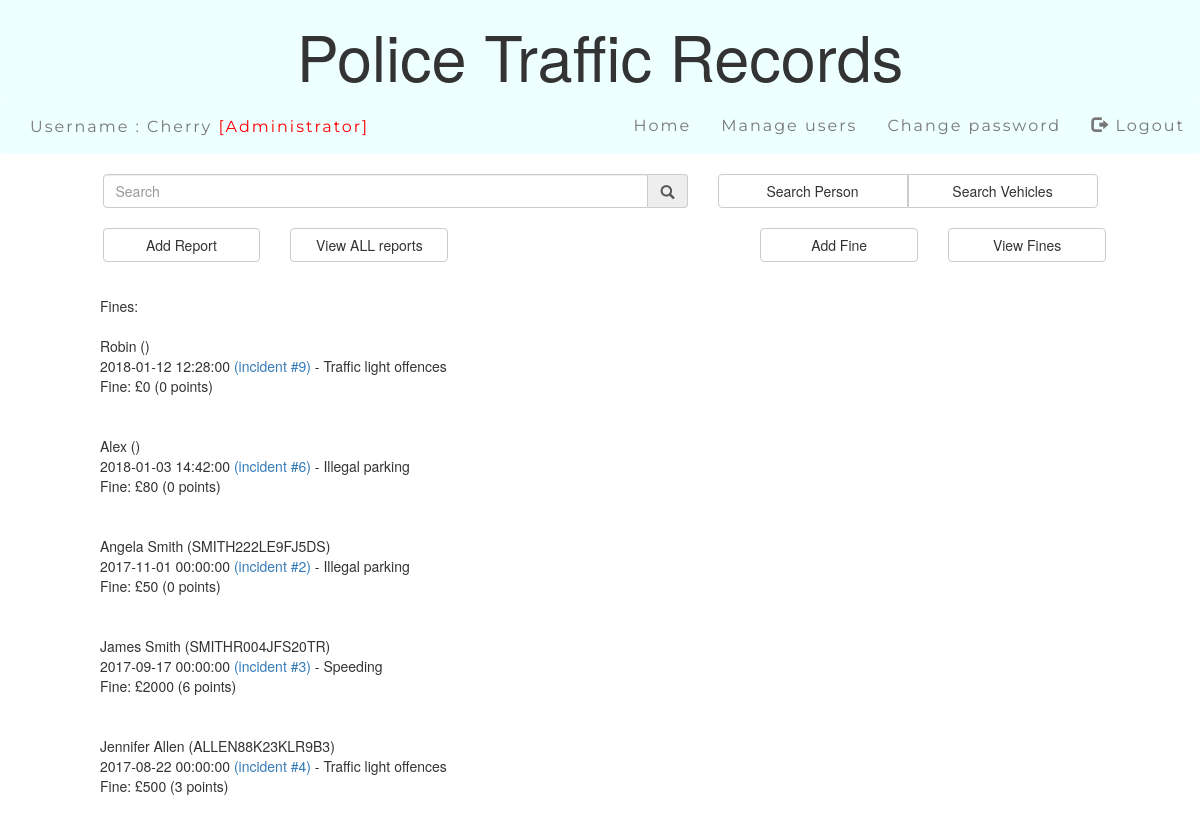
The app's page /view_fines.php (signed in) with its own data.
### tables this page shows
CREATE TABLE IF NOT EXISTS `Officer_access` (
  `Admin` enum('Admin') DEFAULT NULL,
  `username` varchar(50) NOT NULL,
  `password` varchar(50) NOT NULL
);

CREATE TABLE IF NOT EXISTS `Fines` (
  `Fine_ID` int(11) NOT NULL,
  `Fine_Amount` int(11) NOT NULL,
  `Fine_Points` int(11) NOT NULL,
  `Incident_ID` int(11) NOT NULL
);

CREATE TABLE IF NOT EXISTS `People` (
  `People_ID` int(11) NOT NULL,
  `People_name` varchar(50) NOT NULL,
  `People_address` varchar(50) DEFAULT NULL,
  `People_licence` varchar(16) DEFAULT NULL
);

CREATE TABLE IF NOT EXISTS `Incident` (
  `Incident_ID` int(11) NOT NULL,
  `Vehicle_ID` int(11) DEFAULT NULL,
  `People_ID` int(11) DEFAULT NULL,
  `Incident_Date` datetime NOT NULL,
  `Incident_Report` varchar(500) NOT NULL,
  `Offence_ID` int(11) DEFAULT NULL,
  `Officer` varchar(50) DEFAULT NULL
);

CREATE TABLE IF NOT EXISTS `Offence` (
  `Offence_ID` int(11) NOT NULL,
  `Offence_description` varchar(50) NOT NULL,
  `Offence_maxFine` int(11) NOT NULL,
  `Offence_maxPoints` int(11) NOT NULL
);

### view_fines.php (the view, shortened to what this page needs)
<?php
   include('home.php');
?>
<div class="col-sm-offset-1">
<?php
   $result = mysqli_query($db, "SELECT People_name, People_licence, Incident_Date,
       Incident_ID, Offence_description, Fine_Amount, Fine_Points
       FROM Fines NATURAL JOIN People NATURAL JOIN Incident NATURAL JOIN Offence
       ORDER BY Incident_Date DESC");
   echo "Fines: <br><br>";
   echo "<ul class=list-unstyled>" ;
   while($row = mysqli_fetch_assoc($result))
       {
       echo "<li>" . $row["People_name"]. " (" .$row["People_licence"]. ")<br>"
       . $row["Incident_Date"]." <a href='?ref_i={$row["Incident_ID"]}'> (incident #".$row["Incident_ID"].")</a>
        - ".$row["Offence_description"].
       "<br> Fine: £". $row["Fine_Amount"]. " (". $row["Fine_Points"]." points)<br><br><br>" ;
    }
    echo "</ul>";
?>
</div>

### session.php (shortened to what this page needs)
<?php
   include('config.php');
   $sql = "SELECT username, Admin FROM Officer_access
            WHERE username = '{$_SESSION['login_user']}';";
   $ses_sql = mysqli_query($db,$sql);
   $row = mysqli_fetch_array($ses_sql);
   if (isset($row['Admin'])){
      $manage_users = "Manage users";
      $user_type = "[Administrator]";
   }
?>
<html>
<body>
    <div class="jumbotron text-center">
         <h1>Police Traffic Records</h1>
    </div>
    <nav class="navbar navbar-default">
        <div class="container-fluid">
            <p class="navbar-text"> Username :
                <?php echo "{$_SESSION['login_user']} <font color=red>{$user_type}</font>" ?> </p>
            <ul class="nav navbar-nav navbar-right">
                <li><a href="home.php">Home</a></li>
                <li><a href="manage_user.php"><?php echo $manage_users?></a></li>
                <li><a href="change_password.php">Change password </a></li>
                <li><a href="logout.php"> <span class="glyphicon glyphicon-log-out"></span> Logout</a></li>
            </ul>
        </div>
    </nav>
</body>
</html>

### config.php (style rules this page uses)
.jumbotron { background-color: #eeffff; margin-bottom: 0; padding: 1; }
.navbar { background-color: #eeffff; border: 0; font-size: 16px; letter-spacing: 2px; font-family: Montserrat, sans-serif; }

### records on screen
officer_access: Admin "[Administrator]", Admin "Manage users"
fines: people.People_name "Robin", Incident_ID.Incident_Date "2018-01-12 12:28:00", Incident_ID "9", offence.Offence_description "Traffic light offences", Fine_Amount "0", Fine_Points "0"
fines: people.People_name "Alex", Incident_ID.Incident_Date "2018-01-03 14:42:00", Incident_ID "6", offence.Offence_description "Illegal parking", Fine_Amount "80", Fine_Points "0"
fines: people.People_name "Angela Smith", people.People_licence "SMITH222LE9FJ5DS", Incident_ID.Incident_Date "2017-11-01 00:00:00", Incident_ID "2", offence.Offence_description "Illegal parking", Fine_Amount "50", Fine_Points "0"
fines: people.People_name "James Smith", people.People_licence "SMITHR004JFS20TR", Incident_ID.Incident_Date "2017-09-17 00:00:00", Incident_ID "3", offence.Offence_description "Speeding", Fine_Amount "2000", Fine_Points "6"
fines: people.People_name "Jennifer Allen", people.People_licence "ALLEN88K23KLR9B3", Incident_ID.Incident_Date "2017-08-22 00:00:00", Incident_ID "4", offence.Offence_description "Traffic light offences", Fine_Amount "500", Fine_Points "3"

### other values on screen
$_SESSION['login_user'] "Cherry"
